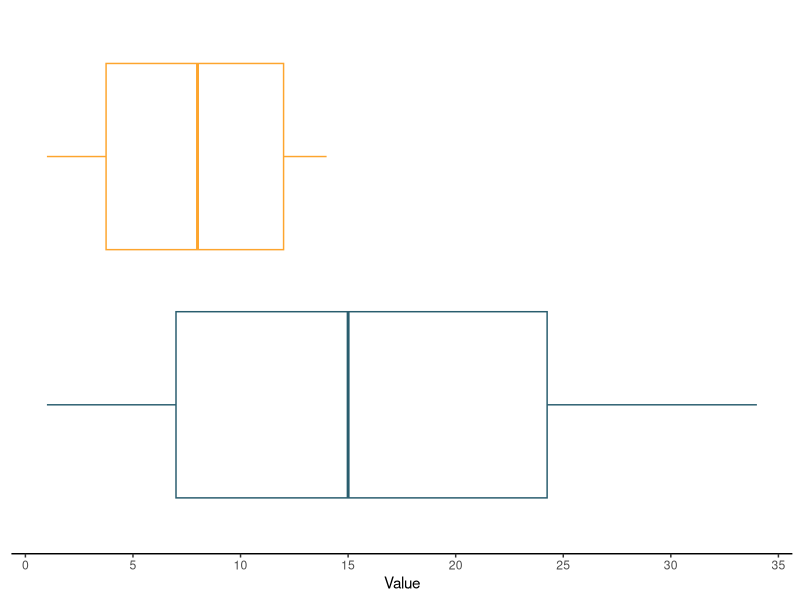
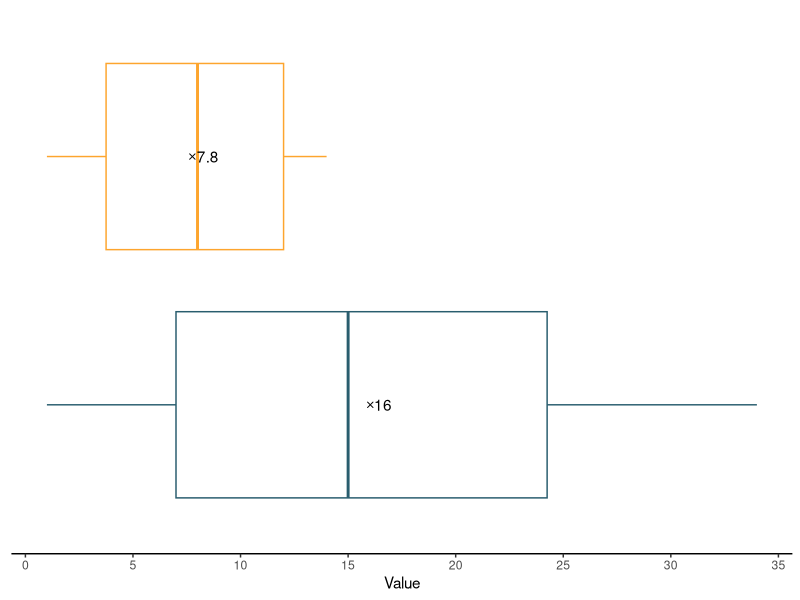
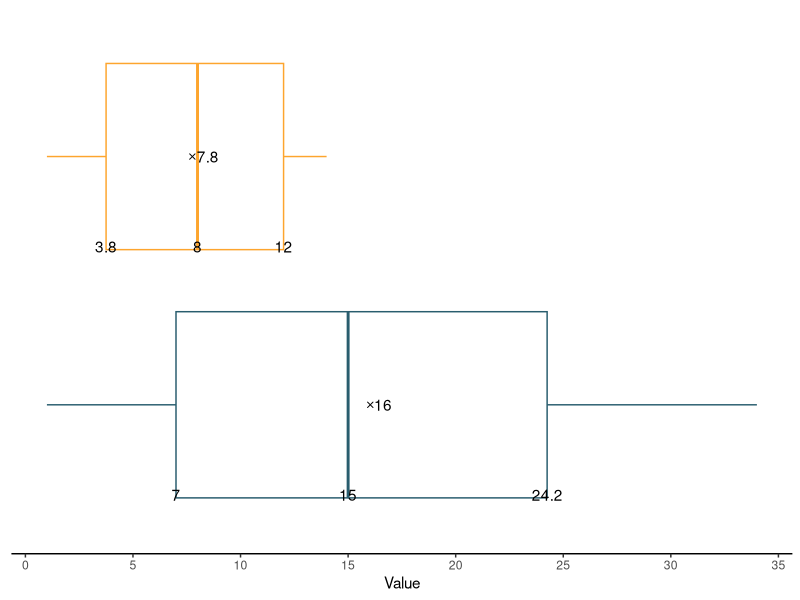
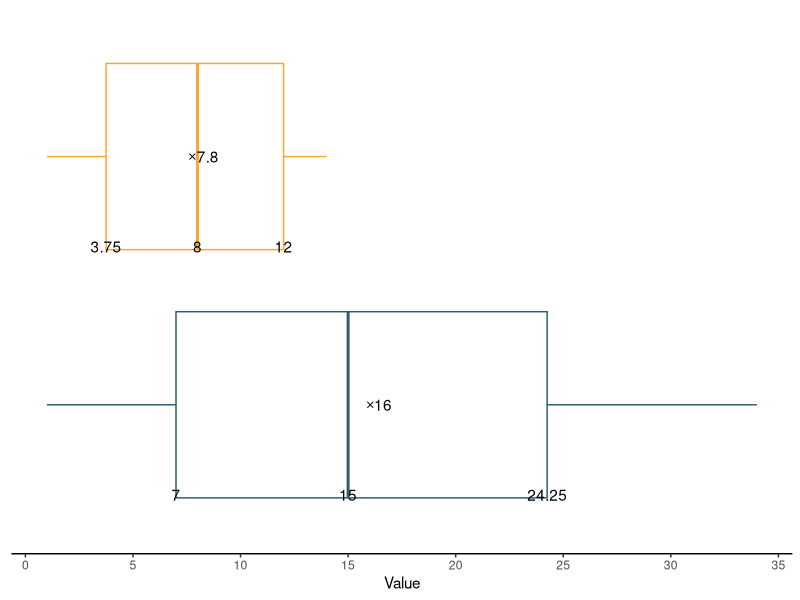

Source code (R) for these figures, in order:
## ---- chunk 1
knitr::opts_chunk$set(warning = FALSE, message = FALSE)
## ---- chunk 2
# Load tidyverse
library(tidyverse)

# Random Variables
x1 <- floor(runif(100, 1, 35))
x2 <- floor(runif(100, 1, 15))

# Data.frame
dat <- data.frame(x1, x2)

# Make it tidy data
dat <- dat %>% 
  gather(key = "Variable", value = "Value")
## ---- chunk 3
blank_boxplot <- ggplot(dat, aes(x = Variable, y = Value)) +
  geom_boxplot(aes(color = Variable)) +
  scale_y_continuous(breaks = seq(0, 35, 5)) +
  scale_color_manual(values = c("#295D6E", "#FDA52E")) +
  coord_flip() + 
  theme_classic() +
  theme(axis.line.y = element_blank(),
    axis.title.y = element_blank(),
    axis.text.y = element_blank(),
    axis.ticks.y = element_blank(),
    legend.position = "none")

blank_boxplot
## ---- chunk 4
# Calculate means
mean <- dat %>% 
  group_by(Variable) %>% 
  summarise(Mean = mean(Value))

# Calculate quantiles
quants <- dat %>% 
  group_by(Variable) %>% 
  group_modify(~{quantile(.x$Value, probs = c(.25, .5, .75)) %>% 
      tibble::enframe()})
## ---- chunk 5
box_withMean <- blank_boxplot +
  geom_point(data = mean, aes(Variable, Mean), shape = "cross") + 
  geom_text(data = mean, 
            aes(Variable, Mean, label = round((Mean), 1), hjust = -.2)) 
box_withMean
## ---- chunk 6
box_withMean +
  geom_text(data = quants, 
            aes(Variable, value, label = round(value, 1), vjust = 8))
## ---- chunk 7
blank_boxplot + 
  stat_summary(inherit.aes = TRUE, fun.y = "mean", geom = "point", 
               shape = "cross") + # Add Mean point
  stat_summary(fun.y = "mean", geom = "text", 
               aes(label = round(..y.., 1), hjust = -.2)) + # Add mean label 
  stat_summary(fun.y = function(z) {quantile(z, probs = c(.25, .5, .75))}, 
               geom = "text", aes(label = ..y.., vjust = 8)) # Add IQR labels
